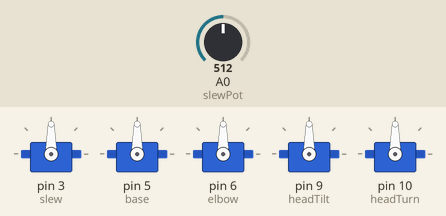
Recording of a sketch running on a simulated Arduino Uno, built with avr-gcc and run on an emulated ATmega328P. Shown: 5 × servo. The test bench sets the inputs (shaded band); at power-on: A0 (slewPot) = 512.

Above: at 1.2 s.
1.3 s: A0 (slewPot) set to 716
At 2.0 s:
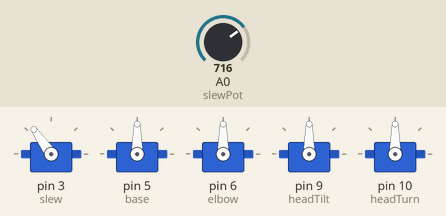
2.8 s: A0 (slewPot) set to 900
At 4.0 s:
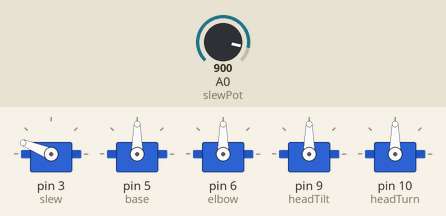
4.3 s: A0 (slewPot) set to 1023
At 5.5 s:
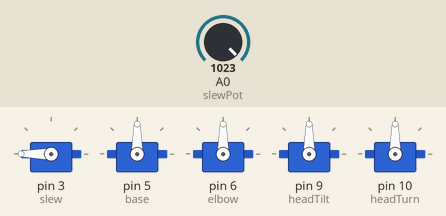
5.8 s: A0 (slewPot) set to 306
At 6.3 s:
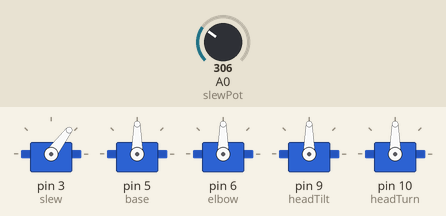
7.3 s: A0 (slewPot) set to 122
At 7.7 s:
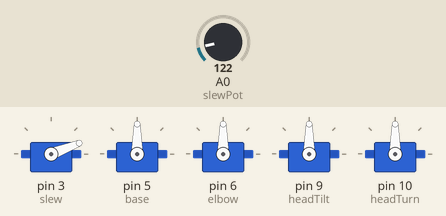
Timing chart, 0 to 9.8 s (numbered marks = the images above; inputs shaded):
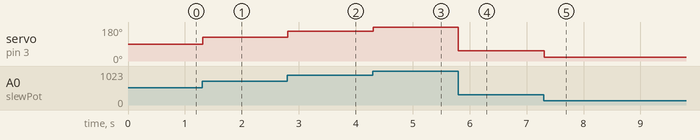

The sketch:

voodoo_lamp.ino
```cpp
#include <Servo.h>

Servo slew;  // create servo object to control a servo
Servo base;
Servo elbow;
Servo headTilt;
Servo headTurn;

// define Pots ADC Pins

int slewPot = A0;
int basePot = A1;
int elbowPot = A2;
int headTiltPot = A3;
int headTurnPot = A4;
int val;    // variable to read the value from the analog pin

void setup() {

  //attach Servo objects
  slew.attach(3);  // create servo object to control a servo
  base.attach(5);
  elbow.attach(6);
  headTilt.attach(9);
  headTurn.attach(10);
}

void loop() {
  val = analogRead(slewPot);            // reads the value of the potentiometer (value between 0 and 1023)
  val = map(val, 0, 1023, 0, 180);     // scale it to use it with the servo (value between 0 and 180)
  slew.write(val);                  // sets the servo position according to the scaled value
  delay(15);                           // waits for the servo to get there
}
```

Measured:
- after the input at 1.3 s, servo on pin 3 (slew): 90° → 125° at once
- after the input at 2.8 s, servo on pin 3 (slew): 125° → 158° at once
- after the input at 4.3 s, servo on pin 3 (slew): 158° → 180° at once
- after the input at 5.8 s, servo on pin 3 (slew): 180° → 53° at once
- after the input at 7.3 s, servo on pin 3 (slew): 53° → 21° at once
